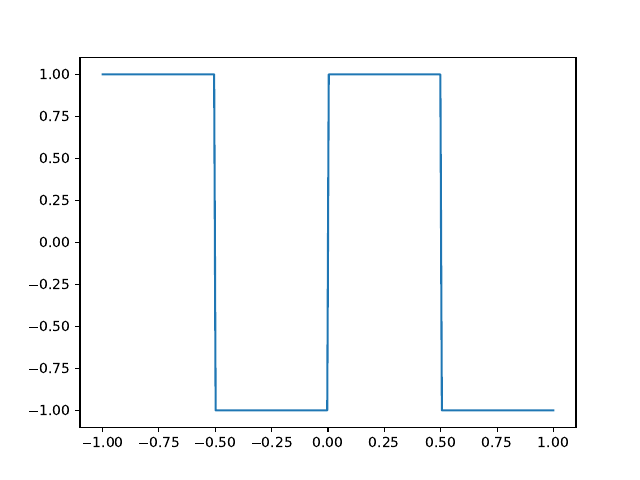

Here is the Python script that generated this plot:
import matplotlib.pyplot as plt
import numpy as np

t = np.linspace(-1,1, 300)
plt.plot(t, np.sign(np.sin(2 * np.pi * 300 * t)))
plt.savefig("ex2_d.pdf")
plt.show()